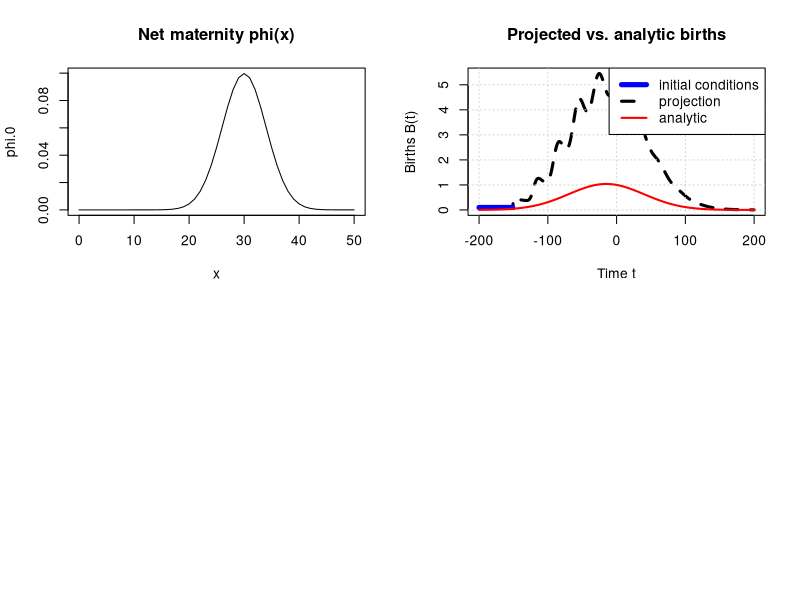

Write R code to recreate this figure.
## Berkeley Formal Demography Workshop, 2026
## Peak Population, Exercise 1
## Verifying analytical solution for renewal equation with
## declining fertility


## Full (time-varying) renewal:
##     B(t) = sum_x B(t-x) * phi(x,0) * exp(k*t)        [k < 0]
##
## Concentrated-age ("difference equation") solution from the slides:
##     log B(t) = log B(0) + (k/2) t + k/(2 mu) t^2     [k < 0]
##
## We build a simple net-maternity schedule phi, run the full renewal
## numerically, and compare it to the log-quadratic analytical solution.

## note: net maternity phi(x) = f(x) * l(x)

## ---- net maternity schedule -------------------------------------------
## A smooth bell centered at age 30; normalize so NRR = sum(phi) = 1.
x       <- 0:50 ## age
phi.x   <- dnorm(x, mean = 30, sd = 4) ## <-- ADJUST VARIANCE HERE
phi.0   <- phi.x / sum(phi.x)        # NRR(0) = 1
names(phi.0) <- x                    # name by age: phi.0["30"] is age 30
mu      <- round(sum(phi.0 * x))     # mean age of childbearing = 30

## ---- time grid and decline rate ---------------------------------------
k     <- -0.01    # k < 0: rate of exponential fertility change 
t.vec <- -200:200 ## time, relative to t0, when NRR = 1
B0    <- 1 ## arbitrary
log.B0 = log(B0)

## ages used in the recurrence: exclude x = 0 so B(t) never references
## itself on the right-hand side when we calculate (t-x). (A hack!)
x.rec <- 1:50


## ---- analytical (log-quadratic) solution ------------------------------
Bt_analytic <- exp(log.B0 + (k/2) * t.vec + k / (2 * mu) * t.vec^2)

## ---- numerical renewal ------------------------------------------------
## seed the first years of history (t = -200 .. -151) with the
## analytical values, then march recurrence forward.
Bt_simu        <- rep(NA, length(t.vec))
names(Bt_simu) <- t.vec

t.pre        <- -(200:151)                       # 50 years of history
Bt_simu[paste(t.pre)] <- Bt_analytic[t.vec %in% t.pre]
## alternative: Bt_simu[paste(t.pre)] <- rep(1, length(t.pre)
Bt_simu[paste(t.pre)] <- rep(.1, length(t.pre))

start.i <- which(t.vec == -150)                  # first t we project for
for (i in start.i:length(t.vec)) {
    t      <- t.vec[i] ## this value of t

    ## time-varying fertility  phi(x,t)
    phi.xt <- phi.0[paste(x.rec)] * exp(k * t)   

    ## RENEWAL EQUATION
    Bt_simu[paste(t)] <- sum(Bt_simu[paste(t - x.rec)] * phi.xt) 
}

## ---- plot the results
par(mfrow = c(2,2))
plot(x, phi.0, type = 'l', main = "Net maternity phi(x)")
plot(t.vec, Bt_simu, type = 'l', lty = 2, lwd = 3,
     xlab = "Time t", ylab = "Births B(t)",
     main = "Projected vs. analytic births") ## renewal-based projection
grid()
lines(t.pre, Bt_simu[paste(t.pre)], lwd = 5, col = 'blue') ## init conditions
lines(t.vec, Bt_analytic, col = 'red', lwd = 2) ## analytic


legend("topright",
       c("initial conditions",
         "projection",
         "analytic"),
       col = c("blue", "black", "red"),
       lwd = c(5, 3, 2),
       lty = c(1, 2, 1))

## Qs

## 1. Does your projection come close to the analytic solution?
## What are differences/similarities?

## 2. See what happens if you make the phi have very little variance,
## e.g. 0.4 instead of 4. And what happens if you have phi have big
## variance: e.g., 14 instead of 4.

## 3. Add some code to if timing of peak births is ok, even when SD is
## high hint: try putting "abline(v = t.vec[which.max(B)], lty = 2)"
## after your plot to add a line at maximum of projected births.

## 4. Plot log(births). Does it look quadratic?

## 5. If you have time, try different initial conditions, e.g.,
## a constant set of births to start:
##         Bt_simu[paste(t.pre)] <- rep(1, length(t.pre))
## And if you want try varying SD. Describe your results. Do you still
## get a bell-shaped curve? Does it still have roughly the same peak?
## What if anything changes?

## Congratulations! You are done with Exercises 1!
